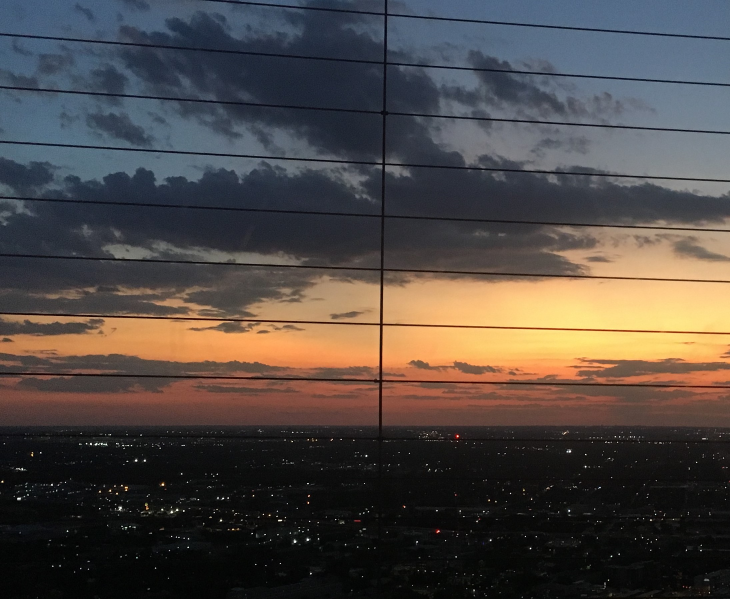
%> input picture 图像修复/img1.JPG, 2190 x 1797 px (shown at 1/3 size)
$ octave main1.m   (GNU Octave 9; MATLAB toolbox functions it lacks are replaced by stand-ins)
%> lines starting %> are read from the running program, lines starting %| are printed output that depends on the picture
% 处理图片1
close all;clear;

addpath(genpath('FFM_inpaint'));
addpath(genpath('get_mask'));

I1 = imread('img1.JPG');
%> I1 is the input picture: size 1797x2190x3 uint8; mean R, G, B 78.5, 71.4, 67.7
I1 = imresize(I1, 0.4); %为了提高运算速度，缩小图片
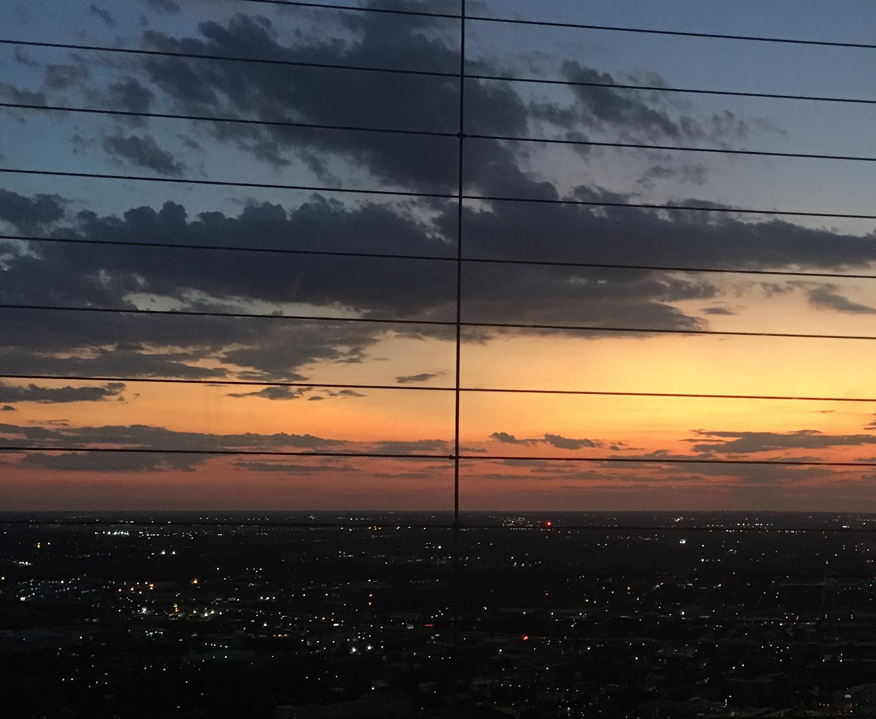
%> I1: size 719x876x3 uint8; mean R, G, B 78.5, 71.4, 67.7
I1_gray = rgb2gray(I1);
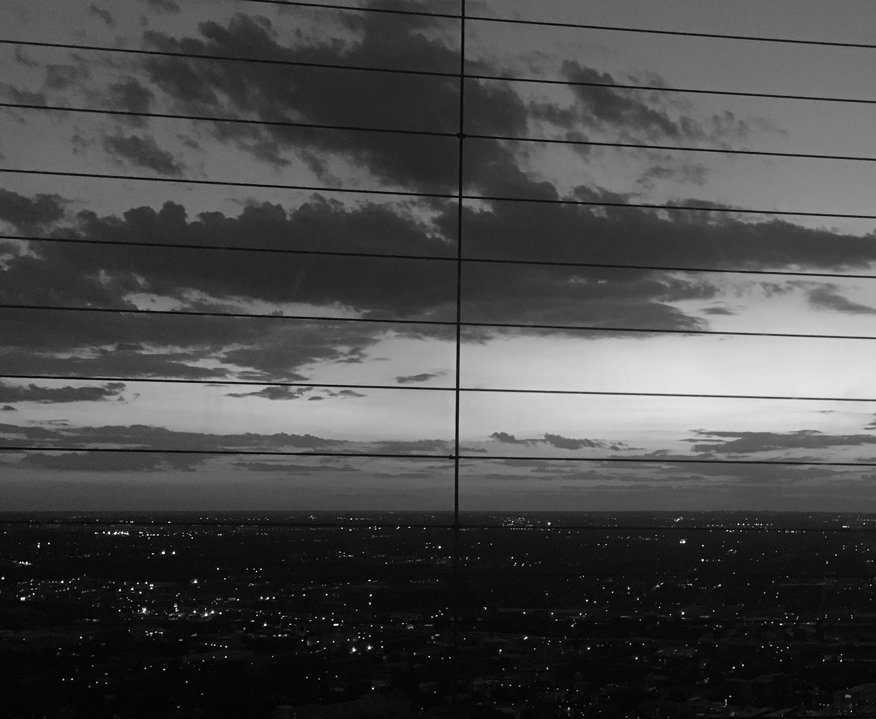
%> I1_gray: size 719x876 uint8; min 0, max 255, mean 73.1

%> (the run ends here)
